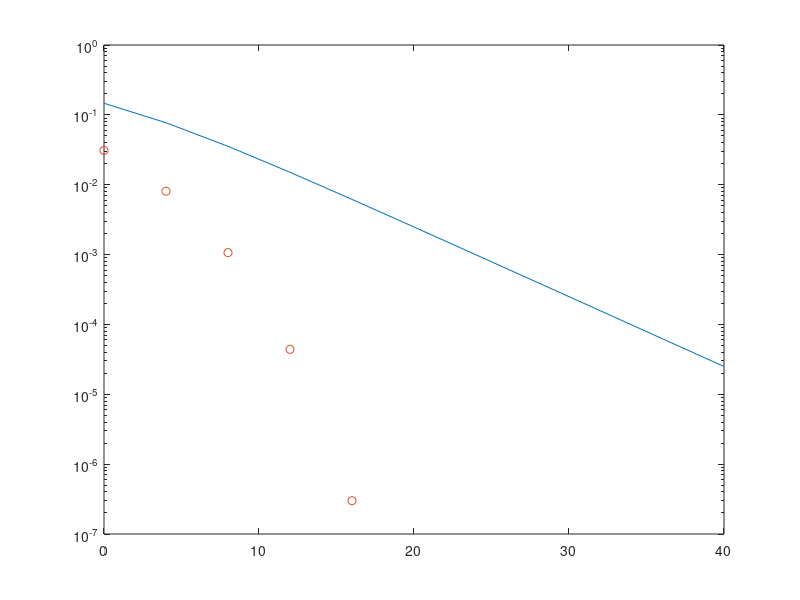

Reproduce this figure in MATLAB.
%%%%%%%%%%%%%%%%%%%%%%%%%%%%%%%%%%%%%%%%%%%%%%%%%%%%%%%%%%
% file:        BPSK_FadingChannels.m
% arthor:       Li Jiangxuan
% description: Rayleigh fading channel simulation with BPSK
%
%%%%%%%%%%%%%%%%%%%%%%%%%%%%%%%%%%%%%%%%%%%%%%%%%%%%%%%%%%%

clear all;
close all;
clc;

EbN0dB = 0:4:40;
EbN0 = 10.^(EbN0dB/10);
%% Theory
Pe_theory = 0.5*(1-sqrt(EbN0./(1+EbN0)));
semilogy(EbN0dB, Pe_theory)

%% Simulation
N = 10^7;
a = sign(randn(1, N));      % 基带信号
sigma = sqrt(1./EbN0/2);    % 噪声
noise = randn(1, N);
%%%%%%%%%%%%%% 衰落信道 %%%%%%%%%%%%%%%%%%
fdt = 0.01;
path = 16;
k = 1:N;
initPhase = 0;
theta = initPhase + 2*pi/path.*(0:path-1);
Signal = zeros(1, N);       % 
for i = 1:path
    randomPhase = rand()*2*pi;
    Signal = Signal + exp(1j*(2*pi*fdt*cos(theta(i))*k+randomPhase));
end
F = 1/sqrt(path)*Signal;
ber = zeros(1, length(EbN0));
for n = 1:length(EbN0dB)
    rk = a .* F + sigma(n)*noise;
    d = a + sigma(n)*noise*sqrt(1/2).*randn(1, N);
    dec_a = sign(d);
    ber(n) = sum(abs(a-dec_a)/2)/length(a);
end

hold on
semilogy(EbN0dB, ber, 'o')








